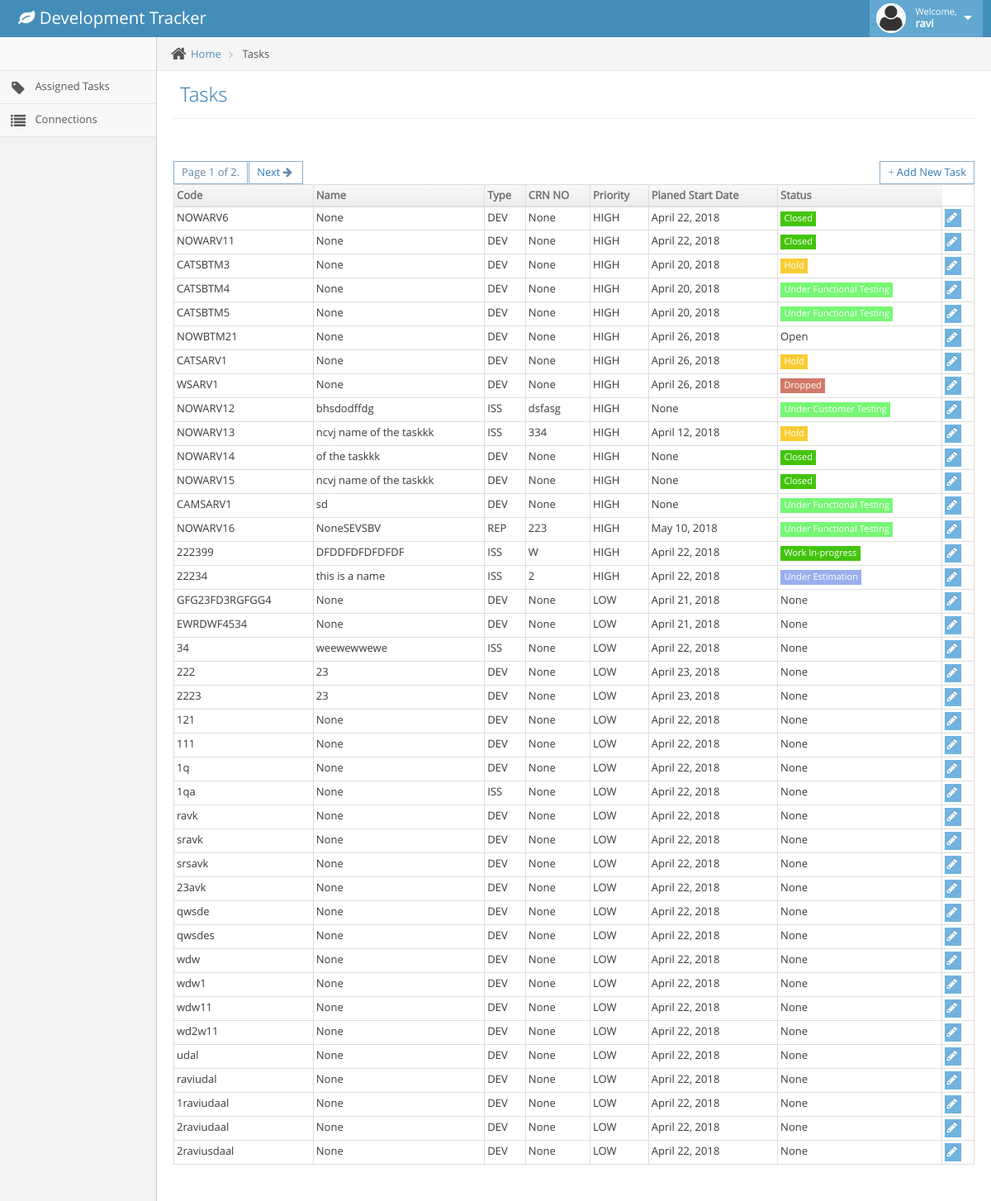
Page /task/ (signed in) on the earlier database version.
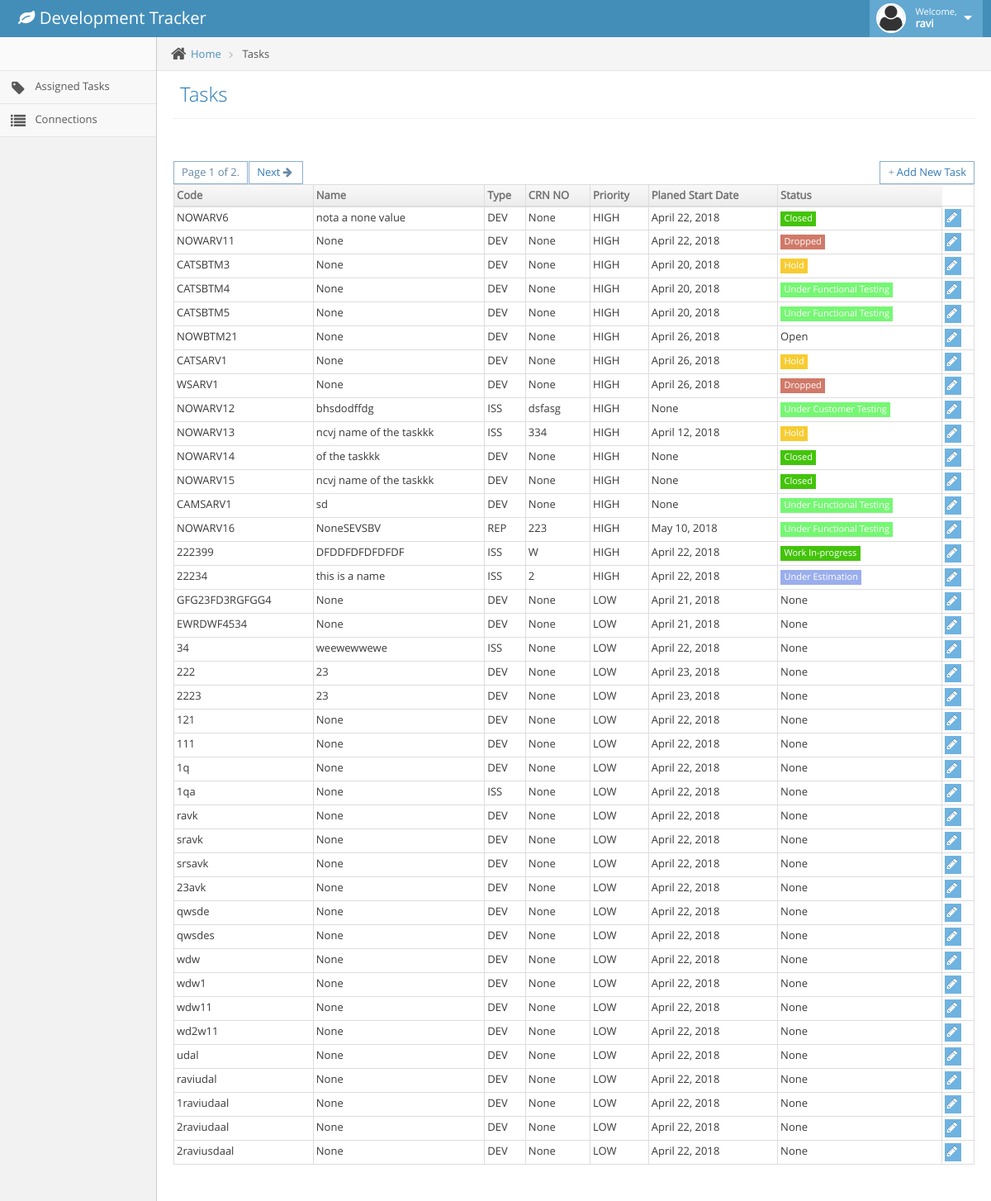
Same page on the later database version.
### task/models.py (models this page shows, shortened)
class task(models.Model):
    code = models.CharField(max_length=100, primary_key=True)
    name = models.CharField(max_length=500, null=True, blank=True)
    product = models.ForeignKey('product', on_delete=models.SET_NULL, null=True)
    project = models.ForeignKey('project', on_delete=models.SET_NULL, null=True)
    version = models.CharField(max_length=5, null=True, blank=True)
    taskType = models.CharField(max_length=5, choices=TASKTYPE_CHOICES, default='DEV', null=True, blank=True)
    comment = models.TextField(null=True, blank=True)
    crnNumber = models.CharField(max_length=100, null=True, blank=True)
    reportedBy = models.ForeignKey(User, on_delete=models.SET_NULL, null=True)
    reportedOn = models.DateField(null=True, blank=True)
    plannedStartDate = models.DateField(null=True, blank=True)
    plannedEndDate = models.DateField(null=True, blank=True)
    revisedStartDate = models.DateField(null=True, blank=True)
    revisedEndDate = models.DateField(null=True, blank=True)
    estimatedHours = models.CharField(max_length=5, default=0, null=True, blank=True)
    priority = models.CharField(max_length=5, choices=TASK_PRIORITY, default='LOW', null=True, blank=True)
    actualStartDate = models.DateField(null=True, blank=True)
    actualEndDate = models.DateField(null=True, blank=True)
    status = models.ForeignKey('taskStatus', on_delete=models.SET_NULL, null=True)
    releasedDate = models.DateField( null=True, blank=True)
    releaseNote = models.TextField(null=True, blank=True)
    addedBy = models.ForeignKey(User, on_delete=models.SET_NULL, null=True, related_name='%(class)s_addedBy', blank=True)
    addedOn  = models.DateTimeField(default=datetime.now(), null=True, blank=True)
    def return_abs_url(self):
        return reverse('task', args=[str(self.code)])
    class Meta:
        ordering = ['priority', 'addedOn']

class taskStatus(models.Model):
    code = models.CharField(max_length=10, primary_key=True)
    name = models.CharField(max_length=100)
    def __str__(self):
        return self.name

### task/views.py (the view)
# urls.py: path('task/', task_view.TaskListView.as_view(), name='task'),
class TaskListView(LoginRequiredMixin, generic.ListView):
    model = task
    context_object_name = 'task_list'
    queryset = task.objects.all()
    template_name = 'task/tasks.html'
    paginate_by = 40

### task/templates/task/tasks.html (shortened to what this page needs)
{% extends "task/base.html" %}
{% block pageHeader %}
<h1>
    Tasks
</h1>
{% endblock %}
{% block navTitle %}
Tasks
{% endblock %}
{% block content %}
<br><br>
<div style="float:right">
    <div class="btn btn-white btn-sm btn-primary"><i class="ace-icon fa glyphicon-plus"></i><a href="{%url 'addtask'%}">Add New Task</a> </div>
</div>
<div>
    {% if is_paginated %}
    <div class="btn-group">
        <div class="btn btn-white btn-sm btn-primary">Page {{ page_obj.number }} of {{ page_obj.paginator.num_pages }}.</div>
        {% if page_obj.has_next %}
        <div class="btn btn-white btn-sm btn-primary"><a href="{{ request.path }}?page={{ page_obj.next_page_number }}">Next</a> <i class="ace-icon fa fa-arrow-right "></i> </div>
        {% endif %}
    </div>
    {% endif %}
</div>
<div>
    <table id="simple-table" class="table  table-bordered table-hover">
        <thead>
        <tr>
            <th>Code</th>
            <th>Name</th>
            <th>Type</th>
            <th>CRN NO</th>
            <th>Priority</th>
            <th>Planed Start Date</th>
            <th>Status</th>
        </tr>
        </thead>
        <tbody>
        {% for task in task_list %}
        <tr>
            <td>{{task.code}}</td>
            <td>{{task.name}}</td>
            <td>{{task.taskType}}</td>
            <td>{{task.crnNumber}}</td>
            <td>{{task.priority}}</td>
            <td>{{task.plannedStartDate}}</td>
            <td class="hidden-480">
                <span class="
                {%if task.status.pk == "CLS" %}label label-sm label-closed {% endif %}
                {%if task.status.pk == "HLD" %}label label-sm label-hold {% endif %}
                {%if task.status.pk == "DRP" %}label label-sm label-drop {% endif %}
                {%if task.status.pk == "UE" %}label label-sm label-ue {% endif %}
                {%if task.status.pk == "UFT" %}label label-sm label-uft {% endif %}
                {%if task.status.pk == "UCT" %}label label-sm label-uct {% endif %}
                {%if task.status.pk == "WIP" %}label label-sm label-wip {% endif %}
                ">{{task.status}} </span>
            </td>
            <td>
                <a href="{{task.return_abs_url}}">
                    <div class="hidden-sm hidden-xs btn-group">
                        <button class="btn btn-xs btn-info">
                            <i class="ace-icon fa fa-pencil bigger-120"></i>
                        </button>
                    </div>
                </a>
            </td>
        </tr>
        {% endfor %}
        </tbody>
    </table>
</div>
{% endblock %}

Differences in the rows shown:
changed task "NOWARV6": name "None" → "nota a none value"
changed task "NOWARV11": status_id "CLS" → "DRP" (drawn); status "Closed" → "Dropped"
